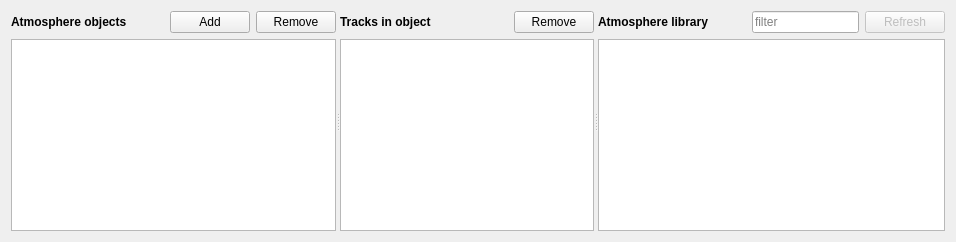
       <widget class="QWidget" name="atmosphere_tab">
        <attribute name="icon">
         <iconset resource="yonder.qrc">
          <normaloff>:/application/icons/icon-atmosphere.png</normaloff>:/application/icons/icon-atmosphere.png</iconset>
        </attribute>
        <attribute name="title">
         <string>&amp;Atmosphere</string>
        </attribute>
        <layout class="QHBoxLayout" name="horizontalLayout">
         <item>
          <widget class="QSplitter" name="splitter_atmosphere">
           <property name="orientation">
            <enum>Qt::Horizontal</enum>
           </property>
           <widget class="QWidget" name="layoutWidget_2">
            <layout class="QVBoxLayout" name="layout_atmosphere_objects">
             <item>
              <layout class="QHBoxLayout" name="layout_atmosphere_object_buttons">
               <item>
                <widget class="QLabel" name="label_atmosphere_objects">
                 <property name="font">
                  <font>
                   <weight>75</weight>
                   <bold>true</bold>
                  </font>
                 </property>
                 <property name="text">
                  <string>Atmosphere objects</string>
                 </property>
                 <property name="buddy">
                  <cstring>atmosphere_objects_view</cstring>
                 </property>
                </widget>
               </item>
               <item>
                <spacer name="horizontalSpacer_4">
                 <property name="orientation">
                  <enum>Qt::Horizontal</enum>
                 </property>
                 <property name="sizeHint" stdset="0">
                  <size>
                   <width>40</width>
                   <height>20</height>
                  </size>
                 </property>
                </spacer>
               </item>
               <item>
                <widget class="QPushButton" name="button_atmosphere_object_add">
                 <property name="text">
                  <string>Add</string>
                 </property>
                 <property name="icon">
                  <iconset resource="yonder.qrc">
                   <normaloff>:/application/icons/edit-new.png</normaloff>:/application/icons/edit-new.png</iconset>
                 </property>
                 <property name="shortcut">
                  <string>Ctrl+N</string>
                 </property>
                </widget>
               </item>
               <item>
                <widget class="QPushButton" name="button_atmosphere_object_remove">
                 <property name="text">
                  <string>Remove</string>
                 </property>
                 <property name="icon">
                  <iconset resource="yonder.qrc">
                   <normaloff>:/application/icons/edit-delete.png</normaloff>:/application/icons/edit-delete.png</iconset>
                 </property>
                 <property name="shortcut">
                  <string>Ctrl+Del</string>
                 </property>
                </widget>
               </item>
              </layout>
             </item>
             <item>
              <widget class="QListView" name="atmosphere_objects_view">
               <property name="alternatingRowColors">
                <bool>true</bool>
               </property>
              </widget>
             </item>
            </layout>
           </widget>
           <widget class="QWidget" name="layoutWidget_3">
            <layout class="QVBoxLayout" name="layout_atmosphere_tracks">
             <item>
              <layout class="QHBoxLayout" name="layout_atmosphere_tracks_buttons">
               <item>
                <widget class="QLabel" name="label_atmosphere_tracks">
                 <property name="font">
                  <font>
                   <weight>75</weight>
                   <bold>true</bold>
                  </font>
                 </property>
                 <property name="text">
                  <string>Tracks in object</string>
                 </property>
                 <property name="buddy">
                  <cstring>atmosphere_tracks_view</cstring>
                 </property>
                </widget>
               </item>
               <item>
                <spacer name="horizontalSpacer_5">
                 <property name="orientation">
                  <enum>Qt::Horizontal</enum>
                 </property>
                 <property name="sizeHint" stdset="0">
                  <size>
                   <width>40</width>
                   <height>20</height>
                  </size>
                 </property>
                </spacer>
               </item>
               <item>
                <widget class="QPushButton" name="button_atmosphere_tracks_remove">
                 <property name="text">
                  <string>Remove</string>
                 </property>
                 <property name="icon">
                  <iconset resource="yonder.qrc">
                   <normaloff>:/application/icons/edit-delete.png</normaloff>:/application/icons/edit-delete.png</iconset>
                 </property>
                 <property name="shortcut">
                  <string>Del</string>
                 </property>
                </widget>
               </item>
              </layout>
             </item>
             <item>
              <widget class="AtmosphereObjectsTracksView" name="atmosphere_tracks_view">
               <property name="editTriggers">
                <set>QAbstractItemView::NoEditTriggers</set>
               </property>
               <property name="dragDropMode">
                <enum>QAbstractItemView::DragDrop</enum>
               </property>
               <property name="alternatingRowColors">
                <bool>true</bool>
               </property>
               <property name="selectionMode">
                <enum>QAbstractItemView::ExtendedSelection</enum>
               </property>
               <property name="selectionBehavior">
                <enum>QAbstractItemView::SelectRows</enum>
               </property>
               <property name="showGrid">
                <bool>false</bool>
               </property>
               <attribute name="horizontalHeaderVisible">
                <bool>false</bool>
               </attribute>
               <attribute name="horizontalHeaderStretchLastSection">
                <bool>true</bool>
               </attribute>
               <attribute name="verticalHeaderVisible">
                <bool>false</bool>
               </attribute>
              </widget>
             </item>
            </layout>
           </widget>
           <widget class="QWidget" name="layoutWidget_4">
            <layout class="QVBoxLayout" name="layout_atmosphere_library">
             <item>
              <layout class="QHBoxLayout" name="layout_atmosphere_library_buttons">
               <item>
                <widget class="QLabel" name="label_atmosphere_library">
                 <property name="font">
                  <font>
                   <weight>75</weight>
                   <bold>true</bold>
                  </font>
                 </property>
                 <property name="text">
                  <string>Atmosphere library</string>
                 </property>
                 <property name="buddy">
                  <cstring>atmosphere_library_view</cstring>
                 </property>
                </widget>
               </item>
               <item>
                <spacer name="horizontalSpacer_6">
                 <property name="orientation">
                  <enum>Qt::Horizontal</enum>
                 </property>
                 <property name="sizeHint" stdset="0">
                  <size>
                   <width>40</width>
                   <height>20</height>
                  </size>
                 </property>
                </spacer>
               </item>
               <item>
                <widget class="QLineEditFilter" name="edit_atmosphere_filter">
                 <property name="placeholderText">
                  <string>filter</string>
                 </property>
                </widget>
               </item>
               <item>
                <widget class="QPushButton" name="button_atmosphere_library_refresh">
                 <property name="enabled">
                  <bool>false</bool>
                 </property>
                 <property name="text">
                  <string>Refresh</string>
                 </property>
                 <property name="icon">
                  <iconset theme="view-refresh">
                   <normaloff/>
                  </iconset>
                 </property>
                </widget>
               </item>
              </layout>
             </item>
             <item>
              <widget class="AtmosphereLibraryView" name="atmosphere_library_view">
               <property name="editTriggers">
                <set>QAbstractItemView::NoEditTriggers</set>
               </property>
               <property name="dragEnabled">
                <bool>true</bool>
               </property>
               <property name="dragDropMode">
                <enum>QAbstractItemView::DragOnly</enum>
               </property>
               <property name="alternatingRowColors">
                <bool>true</bool>
               </property>
               <property name="selectionMode">
                <enum>QAbstractItemView::ExtendedSelection</enum>
               </property>
               <property name="selectionBehavior">
                <enum>QAbstractItemView::SelectRows</enum>
               </property>
               <property name="showGrid">
                <bool>false</bool>
               </property>
               <attribute name="horizontalHeaderVisible">
                <bool>false</bool>
               </attribute>
               <attribute name="horizontalHeaderStretchLastSection">
                <bool>true</bool>
               </attribute>
               <attribute name="verticalHeaderVisible">
                <bool>false</bool>
               </attribute>
              </widget>
             </item>
            </layout>
           </widget>
          </widget>
         </item>
        </layout>
       </widget>
